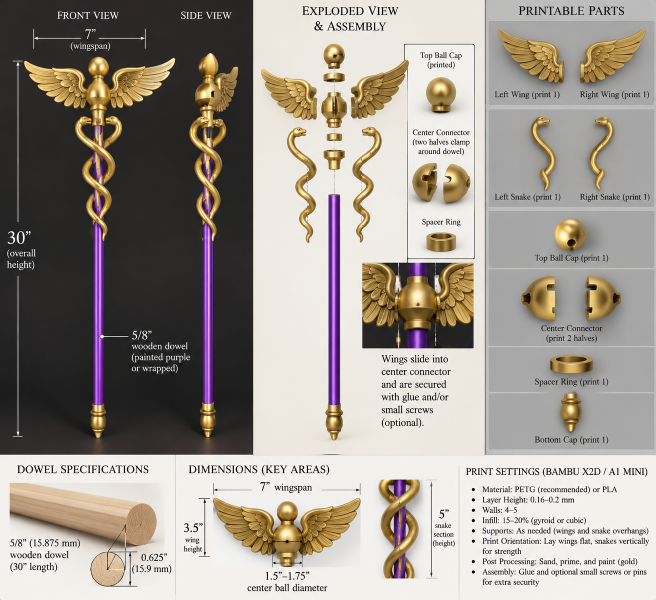
#> input picture Shared/Hermes Caduceus Staff Assembly Guide.png, 1312 x 1199 px (shown at 1/2 size)
$ python brand.py '../../../../../Shared/Hermes Caduceus Staff Assembly Guide.png' '../../../../../Shared/Hermes Caduceus Staff Assembly Guide.png'
#> lines starting #> are read from the running program, lines starting #| are printed output that depends on the picture; after the words box and inside, x2 and y2 are one past the last pixel; in counts of white or black regions, pixels touching at a corner belong together
"""Overlay TryCatch logo card on images. usage: brand.py logo.png out_dir img1 [img2 ...]"""
import sys, os
from PIL import Image, ImageDraw, ImageFilter, ImageChops

logo_p, out_dir, imgs = sys.argv[1], sys.argv[2], sys.argv[3:]
logo = Image.open(logo_p).convert("RGB")
#> logo is the input picture: PIL image 1312x1199 RGB; mean R, G, B 159.1, 151.9, 144.2
# crop to non-white content
diff = ImageChops.difference(logo, Image.new("RGB", logo.size, (255, 255, 255))).convert("L").point(lambda v: 255 if v > 24 else 0)
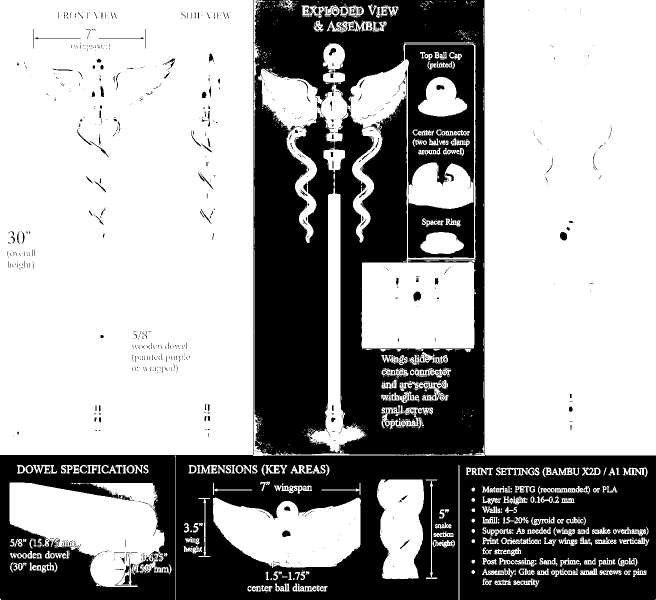
#> diff: PIL image 1312x1199 L (shown at 1/2 size); 64.4% white; 1117 black regions (976 under 20 px), largest, box (x1, y1, x2, y2) and area: (507, 0, 969, 910) 254495, (351, 910, 1312, 1199) 204027, (0, 910, 350, 1199) 54455
logo = logo.crop(diff.getbbox())
# white -> transparent (soft key on lightness distance from white)
la = logo.convert("RGBA"); px = la.load()
for y in range(la.height):
    for x in range(la.width):
        r, g, b, _ = px[x, y]; d = 255 - min(r, g, b)
        px[x, y] = (r, g, b, max(0, min(255, int((d - 8) * 255 / 40))))

def brand(path, frac=0.36, margin=0.03, pos="br"):
    im = Image.open(path).convert("RGBA"); W, H = im.size
    lw = int(W * frac); lh = int(lw * la.height / la.width)
    lg = la.resize((lw, lh), Image.LANCZOS)
    pad = int(lw * 0.06); cw, ch = lw + 2 * pad, lh + 2 * pad; m = int(W * margin)
    x0 = W - cw - m if pos.endswith("r") else (m if pos.endswith("l") else (W - cw) // 2)
    y0 = H - ch - m if pos.startswith("b") else m
    rad = int(ch * 0.22)
    sh = Image.new("RGBA", im.size, (0, 0, 0, 0))
    ImageDraw.Draw(sh).rounded_rectangle((x0 + 6, y0 + 10, x0 + cw + 6, y0 + ch + 10), rad, fill=(0, 0, 0, 120))
    im = Image.alpha_composite(im, sh.filter(ImageFilter.GaussianBlur(14)))
    card = Image.new("RGBA", im.size, (0, 0, 0, 0))
    ImageDraw.Draw(card).rounded_rectangle((x0, y0, x0 + cw, y0 + ch), rad, fill=(255, 255, 255, 238))
    im = Image.alpha_composite(im, card)
    im.alpha_composite(lg, (x0 + pad, y0 + pad))
    out = os.path.join(out_dir, os.path.splitext(os.path.basename(path))[0] + "_logo.png")
    im.convert("RGB").save(out); print("WROTE", out)

for p in imgs:
    if "44fe50ef" in p: brand(p, frac=0.31, margin=0.025, pos="tl")
    else: brand(p)
